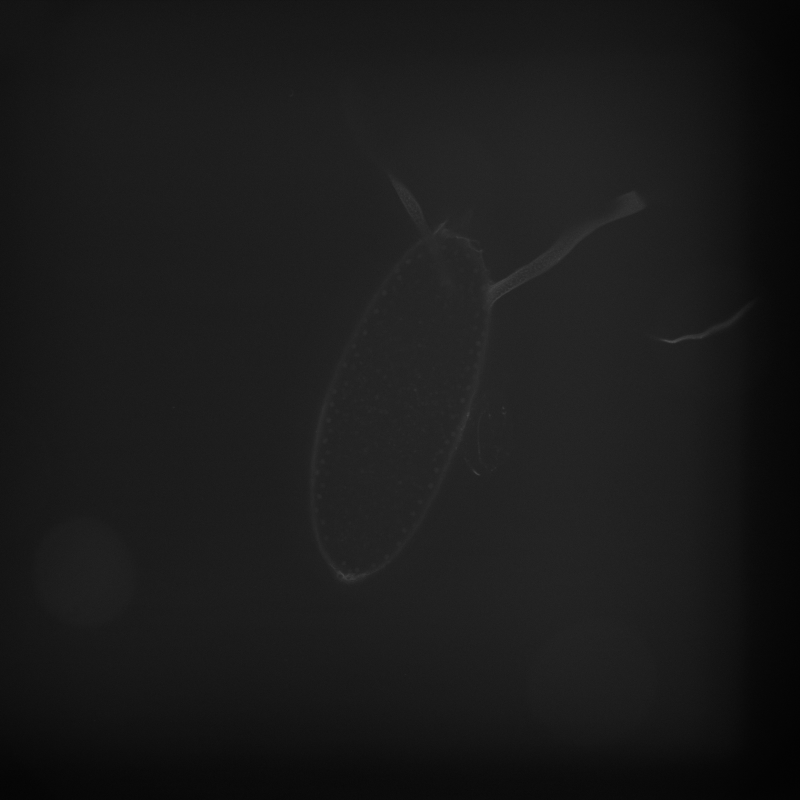
#> input picture binned_tifs/inner.i04channel_638_patterns/post-nc10/inner.i04channel_638_patterns_frame_011.tif, 800 x 800 px
$ python -i embryo_augmentation.py   (imports and definitions only)
#> lines starting #> are read from the running program, lines starting #| are printed output that depends on the picture
### src/augmentation/elastic_deformation.py
import numpy as np
import cv2
from scipy.ndimage import gaussian_filter, map_coordinates
import os
import shutil
import random

class ElasticDeformer:
    def __init__(self, displacement_strength, displacement_density):
        self.displacement_strength = displacement_strength
        self.displacement_density = displacement_density

    # [124 lines left out: functions elastic_transform, run_transform, transform_dir, not called in this run]

### src/augmentation/embryo_augmentation.py
from augmentation.elastic_deformation import ElasticDeformer
import cv2
from pathlib import Path

# Histogram Equalization
def equalize_color_image(img):
    # Split the image into its color channels
    channels = cv2.split(img)

    # Apply histogram equalization to each channel
    equalized_channels = [cv2.equalizeHist(channel) for channel in channels]

    # Merge the equalized channels back into a color image
    equalized_img = cv2.merge(equalized_channels)

    return equalized_img

UNPROCESSED_PATH = 'data/unprocessed_pre_post_nc10'

samples = []

# [11 lines not run here, left out]


deformer = ElasticDeformer(10, 5)
# [1 line not run here, left out]

>>> import cv2
>>> picture = cv2.imread('../../binned_tifs/inner.i04channel_638_patterns/post-nc10/inner.i04channel_638_patterns_frame_011.tif')
#> picture is the input picture: shape (800, 800, 3); min 2, max 76, mean 26.6
>>> result = equalize_color_image(picture)
#> in equalize_color_image, `equalized_channels = [cv2.equalizeHist(channel) for channel in channels]`: equalized_channels = 3 items
#> in equalize_color_image, `equalized_img = cv2.merge(equalized_channels)`:
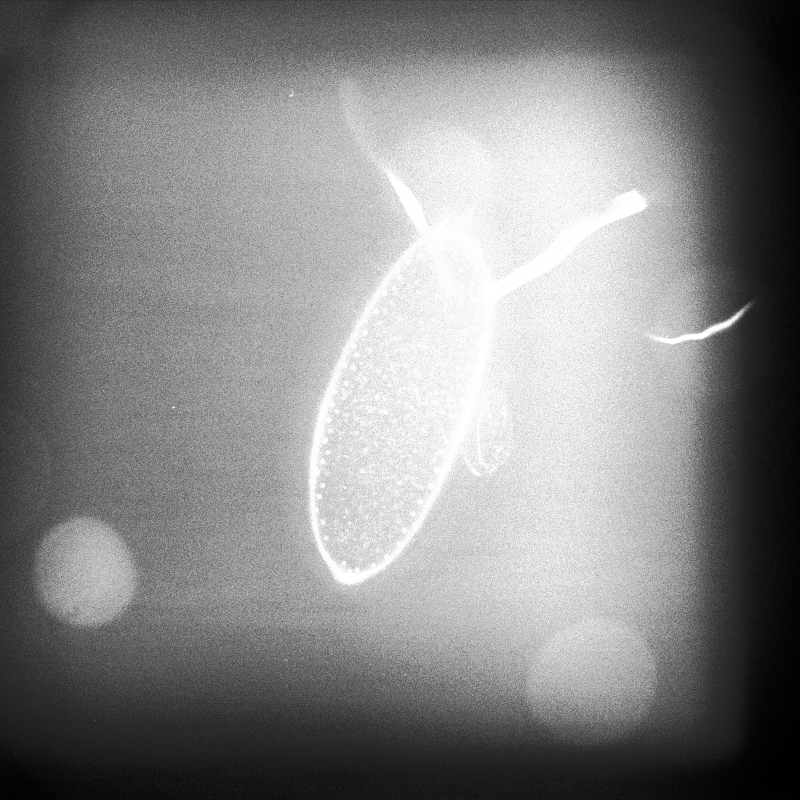
#> equalized_img: shape (800, 800, 3); min 0, max 255, mean 132.4
